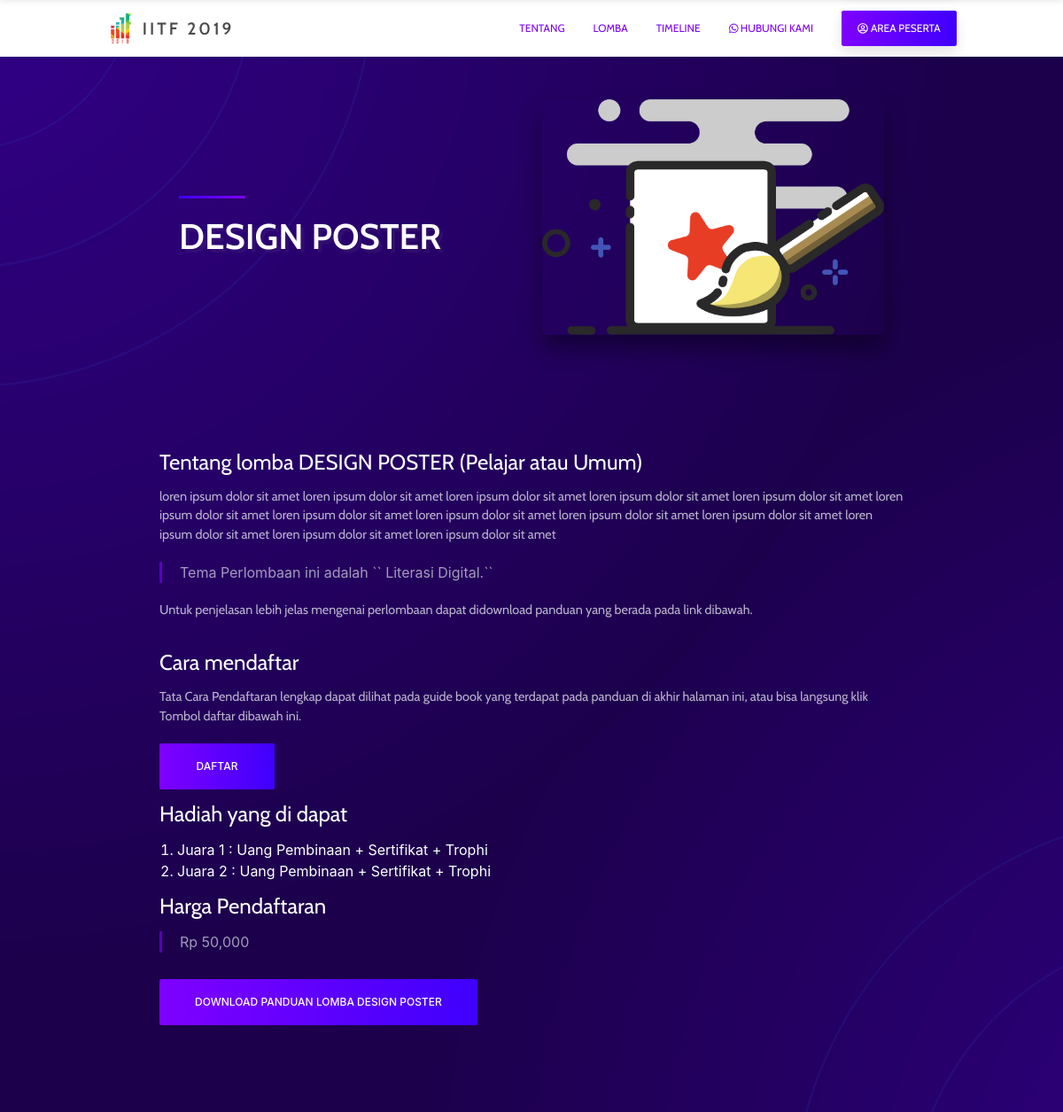
The page /detail?lomba=DESIGN POSTER on the database its author committed.
### tables this page shows
CREATE TABLE `tb_lomba` (
  `id` varchar(20) NOT NULL,
  `id_kategori` int(11) NOT NULL,
  `nama` varchar(50) NOT NULL,
  `tema` varchar(200) NOT NULL,
  `deskripsi` text NOT NULL,
  `guide_book` varchar(50) NOT NULL,
  `harga` float NOT NULL,
  `keterangan` varchar(20) NOT NULL,
  `jumlah_anggota` int(11) NOT NULL,
  `file_gambar` varchar(30) NOT NULL,
  `lampiran` enum('true','false') NOT NULL
);

CREATE TABLE `tb_kategori` (
  `id` int(11) NOT NULL,
  `nama` varchar(20) NOT NULL,
  `deskripsi` text NOT NULL
);

### application/controllers/App_view.php (called while the page is built, shortened)
<?php
class App_view extends CI_Controller
{
    public function __construct()
    {
        $this->load->model('DataModel');
        $this->load->library('bcrypt');
        $this->load->helper(array('form', 'url'));
        $this->load->library('form_validation');
        $this->load->library('upload');
        $this->load->library('dropbox');
    }
    public function detailLomba()
    {
        $email = "";
        $lomba = $this->DataModel->getData('tb_lomba')->result_array();
        $payload['judul'] = "HOME";
        $payload['link'] = ($this->session->userdata('email') == "" ? base_url('login') : base_url('user'));
        $payload['email'] = $email;
        $payload['page'] = "kosong";
        $payload['lomba'] = $lomba;
        $this->load->view('component/header', $payload);
        $this->load->view('src/iitf_detail_lomba', $payload);
        $this->load->view('component/ground');
    }
}

### index.php (called while the page is built, shortened)
<?php
require_once BASEPATH.'core/CodeIgniter.php';

### application/models/DataModel.php (called while the page is built, shortened)
<?php
class DataModel extends CI_Model
{
    function getData($table)
    {
        $query = $this->db->get($table);
        return $query;
    }
}

### application/views/src/iitf_detail_lomba.php (the view, shortened to what this page needs)
<div class="media-wrapper">
    <section class="hero">
        <div class="hero-head">
        </div>
        <div class="hero-body">
            <div class="container">
                <div class="columns is-vcentered">
                    <div class="column is-5 is-offset-1 post-caption">
                        <div class="divider"></div>
                        <h1 class="title is-2 is-semibold is-spaced main-title" style="color:white"><?= $lomba[0]['nama'] ?> </h1>
                    </div>
                    <div class="column is-5">
                        <figure class="image">
                            <img class="blog-featured" src="assets/Guide_book/<?= $lomba[0]['file_gambar'] ?>" alt="">
                        </figure>
                    </div>
                </div>
            </div>
        </div>
    </section>
    <section class="section">
        <div class="container">
            <div class="columns">
                <div class="column is-12">
                    <div class="post-body">
                        <h2>Tentang lomba <?= $lomba[0]['nama'] ?> (<?= $lomba[0]['kategori'] ?>) </h2>
                        <p><?= $lomba[0]['deskripsi'] ?></p>
                        <blockquote>Tema Perlombaan ini adalah `` <?= $lomba[0]['tema'] ?>.``</blockquote>
                        <p>Untuk penjelasan lebih jelas mengenai perlombaan dapat didownload panduan yang berada pada link dibawah.</p>
                        <h2>Cara mendaftar</h2>
                        <p>Tata Cara Pendaftaran lengkap dapat dilihat pada guide book yang terdapat pada panduan di akhir halaman ini,
                            atau bisa langsung klik Tombol daftar dibawah ini.</p>
                        <a href="<?= base_url() ?>daftar" target="_blank" class="button k-button k-primary raised has-gradient is-fat is-bold">
                            <span class="text">Daftar</span>
                            <span class="front-gradient"></span>
                        </a>
                        <h2>Hadiah yang di dapat</h2>
                        <ol style="color: white; margin-left:20px">
                            <?php
                            $no = 1;
                            foreach ($lomba as $key => $val) { ?>
                                <li>
                                    Juara <?= $no++; ?> : Uang Pembinaan + Sertifikat + Trophi
                                </li>
                            <?php } ?>
                        </ol>
                        <h2>Harga Pendaftaran</h2>
                        <blockquote>Rp <?= number_format($lomba[0]['harga']) ?></blockquote>
                        <div class="cta-wrapper animated preFadeInUp fadeInUp">
                            <a href="<?= base_url() ?>assets/Guide_book/<?= $lomba[0]['guide_book'] ?>" class="button k-button k-primary raised has-gradient is-fat is-bold">
                                <span class="text">Download Panduan lomba <?= $lomba[0]['nama'] ?></span>
                                <span class="front-gradient"></span>
                            </a>
                        </div>
                    </div>
                </div>
            </div>
        </div>
    </section>
</div>

### rows shown on the page
tb_lomba: nama "DESIGN POSTER", file_gambar (picture), deskripsi "loren ipsum dolor sit amet loren ipsum dolor sit amet loren ipsum dolor sit amet loren ipsum dolor sit amet loren ipsum dolor sit amet loren ipsum dolor sit amet loren ipsum dolor sit amet loren ipsum dolor sit amet loren ipsum dolor sit amet loren ipsum dolor sit amet loren ipsum dolor sit amet loren ipsum dolor sit amet loren ipsum dolor sit amet", tema "Literasi Digital", harga "50,000"
tb_kategori: nama "Pelajar atau Umum"
